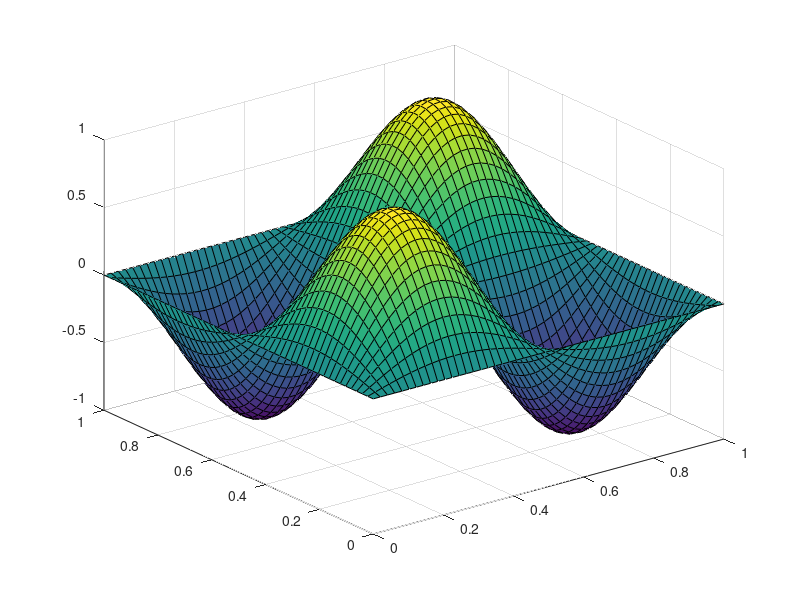

Reproduce this figure in MATLAB.
x = linspace(0,1,50);
y = x';
m = 2; n = 2;
% k = 2.01*sqrt(2)*pi;
k = 1;
z = (sin(n*x*pi).*sin(m*y*pi) + sin(m*x*pi).*sin(n*y*pi))./2;%.*  16*m*n*pi^2 /(pi^2*(m^2 + n^2)-k^2)
[X,Y] = meshgrid(y,x);
surf(X,Y,z)
